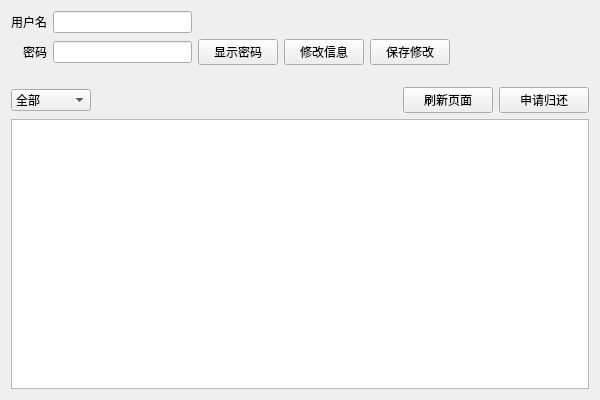
<?xml version="1.0" encoding="UTF-8"?>
<ui version="4.0">
 <class>Cell_SelfClass</class>
 <widget class="QWidget" name="Cell_SelfClass">
  <property name="geometry">
   <rect>
    <x>0</x>
    <y>0</y>
    <width>600</width>
    <height>400</height>
   </rect>
  </property>
  <property name="windowTitle">
   <string>Cell_Self</string>
  </property>
  <property name="styleSheet">
   <string notr="true"/>
  </property>
  <layout class="QGridLayout" name="gridLayout_3">
   <property name="leftMargin">
    <number>0</number>
   </property>
   <property name="topMargin">
    <number>0</number>
   </property>
   <property name="rightMargin">
    <number>0</number>
   </property>
   <property name="bottomMargin">
    <number>0</number>
   </property>
   <property name="spacing">
    <number>0</number>
   </property>
   <item row="0" column="0">
    <widget class="QWidget" name="widget" native="true">
     <property name="name" stdset="0">
      <string>bg</string>
     </property>
     <layout class="QGridLayout" name="gridLayout_2">
      <item row="1" column="1">
       <widget class="QLineEdit" name="le_pwd">
        <property name="name" stdset="0">
         <string>le</string>
        </property>
       </widget>
      </item>
      <item row="1" column="3">
       <widget class="QPushButton" name="btn_set">
        <property name="text">
         <string>修改信息</string>
        </property>
        <property name="name" stdset="0">
         <string>btn</string>
        </property>
       </widget>
      </item>
      <item row="1" column="4">
       <widget class="QPushButton" name="btn_save">
        <property name="text">
         <string>保存修改</string>
        </property>
        <property name="name" stdset="0">
         <string>btn</string>
        </property>
       </widget>
      </item>
      <item row="1" column="5">
       <spacer name="horizontalSpacer_2">
        <property name="orientation">
         <enum>Qt::Horizontal</enum>
        </property>
        <property name="sizeHint" stdset="0">
         <size>
          <width>40</width>
          <height>20</height>
         </size>
        </property>
       </spacer>
      </item>
      <item row="1" column="0">
       <widget class="QLabel" name="lb_pwd">
        <property name="text">
         <string>密码</string>
        </property>
        <property name="alignment">
         <set>Qt::AlignRight|Qt::AlignTrailing|Qt::AlignVCenter</set>
        </property>
        <property name="name" stdset="0">
         <string>lb</string>
        </property>
       </widget>
      </item>
      <item row="0" column="1">
       <widget class="QLineEdit" name="le_name">
        <property name="name" stdset="0">
         <string>le</string>
        </property>
       </widget>
      </item>
      <item row="0" column="0">
       <widget class="QLabel" name="lb_name">
        <property name="text">
         <string>用户名</string>
        </property>
        <property name="alignment">
         <set>Qt::AlignRight|Qt::AlignTrailing|Qt::AlignVCenter</set>
        </property>
        <property name="name" stdset="0">
         <string>lb</string>
        </property>
       </widget>
      </item>
      <item row="1" column="2">
       <widget class="QPushButton" name="btn_showpwd">
        <property name="text">
         <string>显示密码</string>
        </property>
        <property name="name" stdset="0">
         <string>btn</string>
        </property>
       </widget>
      </item>
     </layout>
    </widget>
   </item>
   <item row="1" column="0">
    <widget class="QWidget" name="widget_2" native="true">
     <layout class="QGridLayout" name="gridLayout">
      <item row="0" column="0">
       <widget class="QComboBox" name="comboBox">
        <property name="sizePolicy">
         <sizepolicy hsizetype="Fixed" vsizetype="Fixed">
          <horstretch>0</horstretch>
          <verstretch>0</verstretch>
         </sizepolicy>
        </property>
        <property name="minimumSize">
         <size>
          <width>80</width>
          <height>0</height>
         </size>
        </property>
        <property name="maximumSize">
         <size>
          <width>80</width>
          <height>16777215</height>
         </size>
        </property>
        <property name="name" stdset="0">
         <string>cbox</string>
        </property>
        <item>
         <property name="text">
          <string>全部</string>
         </property>
        </item>
        <item>
         <property name="text">
          <string>申请借阅</string>
         </property>
        </item>
        <item>
         <property name="text">
          <string>已借未还</string>
         </property>
        </item>
        <item>
         <property name="text">
          <string>申请归还</string>
         </property>
        </item>
        <item>
         <property name="text">
          <string>已归还</string>
         </property>
        </item>
       </widget>
      </item>
      <item row="0" column="1">
       <spacer name="horizontalSpacer">
        <property name="orientation">
         <enum>Qt::Horizontal</enum>
        </property>
        <property name="sizeType">
         <enum>QSizePolicy::Expanding</enum>
        </property>
        <property name="sizeHint" stdset="0">
         <size>
          <width>300</width>
          <height>20</height>
         </size>
        </property>
       </spacer>
      </item>
      <item row="0" column="2">
       <widget class="QPushButton" name="btn_ref">
        <property name="sizePolicy">
         <sizepolicy hsizetype="Maximum" vsizetype="Fixed">
          <horstretch>0</horstretch>
          <verstretch>0</verstretch>
         </sizepolicy>
        </property>
        <property name="minimumSize">
         <size>
          <width>90</width>
          <height>0</height>
         </size>
        </property>
        <property name="maximumSize">
         <size>
          <width>90</width>
          <height>16777215</height>
         </size>
        </property>
        <property name="text">
         <string>刷新页面</string>
        </property>
        <property name="name" stdset="0">
         <string>btn</string>
        </property>
       </widget>
      </item>
      <item row="0" column="3">
       <widget class="QPushButton" name="btn_req">
        <property name="sizePolicy">
         <sizepolicy hsizetype="Maximum" vsizetype="Fixed">
          <horstretch>0</horstretch>
          <verstretch>0</verstretch>
         </sizepolicy>
        </property>
        <property name="minimumSize">
         <size>
          <width>90</width>
          <height>0</height>
         </size>
        </property>
        <property name="maximumSize">
         <size>
          <width>90</width>
          <height>16777215</height>
         </size>
        </property>
        <property name="text">
         <string>申请归还</string>
        </property>
        <property name="name" stdset="0">
         <string>btn</string>
        </property>
       </widget>
      </item>
      <item row="1" column="0" colspan="4">
       <widget class="QTableView" name="tableView"/>
      </item>
     </layout>
    </widget>
   </item>
  </layout>
 </widget>
 <layoutdefault spacing="6" margin="11"/>
 <resources/>
 <connections/>
</ui>
